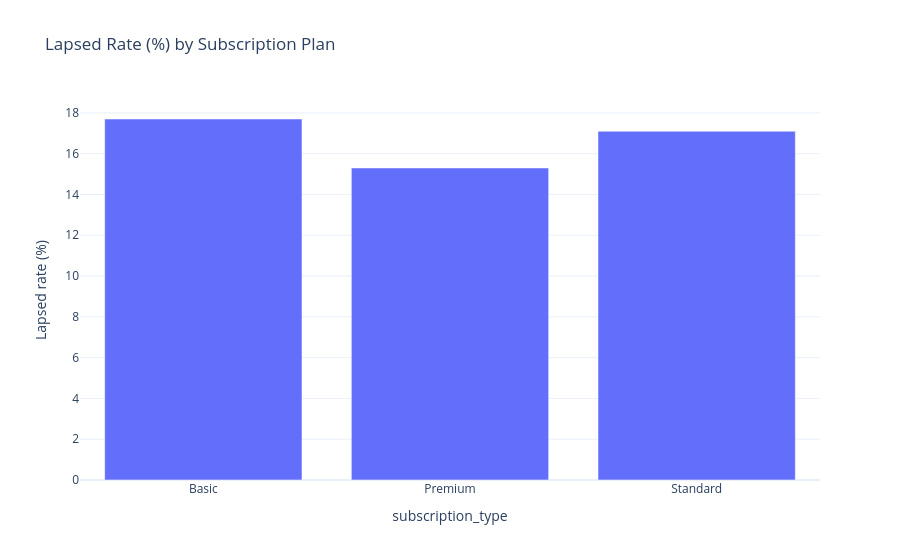

Here is the notebook cell this chart was saved with:
### Code cell
viz.lapsed_rate_by_plan_chart(df).show()

### Figure 1 — Plotly figure (JSON) as saved in the notebook; plotly's stock layout.template omitted (floating-point values rounded to 4 significant figures)
{"data": [{"hovertemplate": "subscription_type=%{x}<br>Lapsed rate (%)=%{y}<extra></extra>", "legendgroup": "", "marker": {"color": "#636efa", "pattern": {"shape": ""}}, "name": "", "orientation": "v", "showlegend": false, "textposition": "auto", "type": "bar", "x": ["Basic", "Premium", "Standard"], "xaxis": "x", "y": [17.7, 15.3, 17.1], "yaxis": "y"}], "layout": {"barmode": "relative", "legend": {"tracegroupgap": 0}, "title": {"text": "Lapsed Rate (%) by Subscription Plan"}, "xaxis": {"anchor": "y", "domain": [0.0, 1.0], "title": {"text": "subscription_type"}}, "yaxis": {"anchor": "x", "domain": [0.0, 1.0], "title": {"text": "Lapsed rate (%)"}}}}
